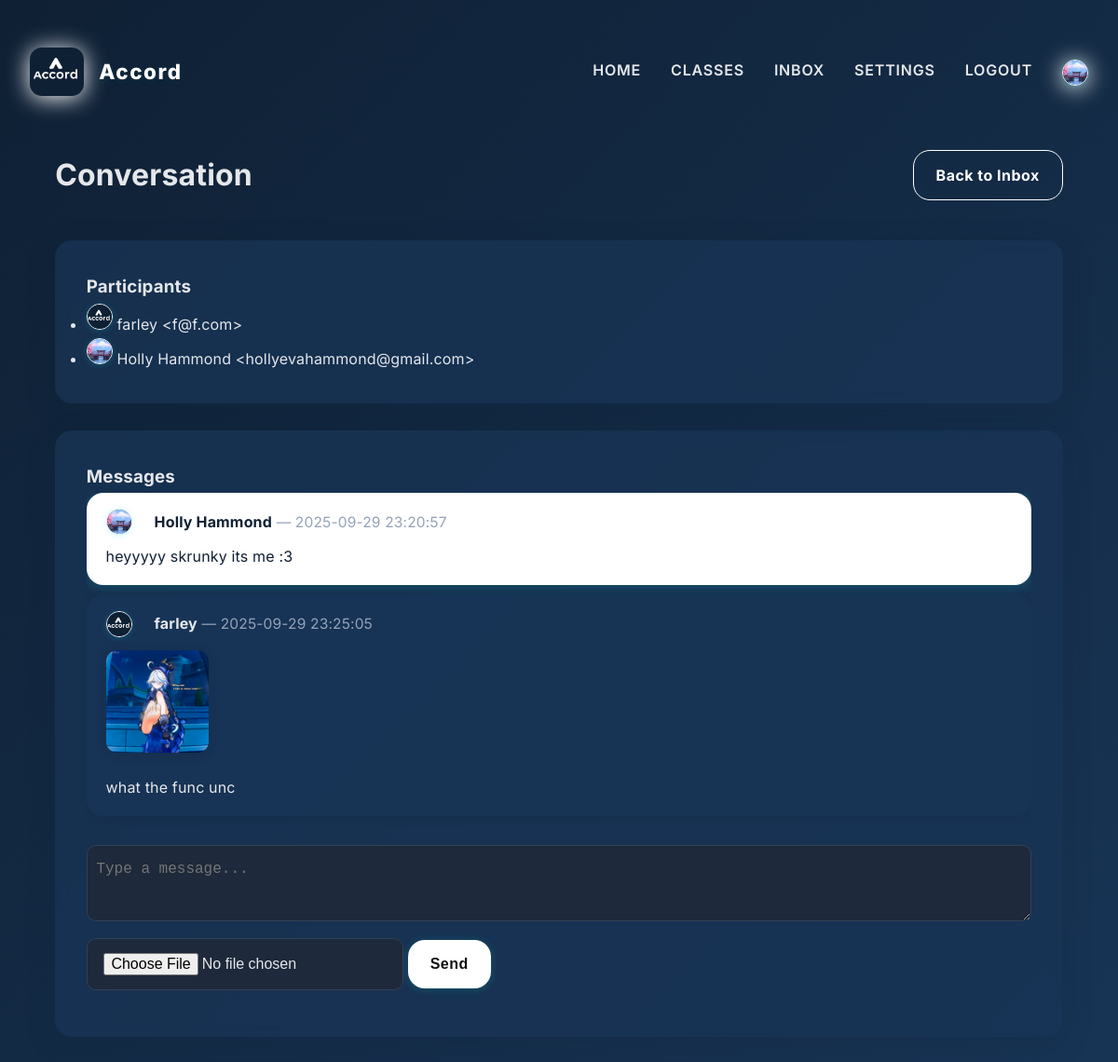
The page /inbox/2 (signed in) on the database its author committed.
### tables this page shows
CREATE TABLE users (
        userID INTEGER PRIMARY KEY AUTOINCREMENT,
        name TEXT NOT NULL,
        email TEXT UNIQUE NOT NULL,
        password TEXT NOT NULL,
        role TEXT NOT NULL CHECK(role IN ('teacher','student')),
        avatar TEXT
    );

CREATE TABLE dm_messages (
        messageID INTEGER PRIMARY KEY AUTOINCREMENT,
        threadID INTEGER NOT NULL,
        senderID INTEGER NOT NULL,
        content TEXT,
        imageURL TEXT,
        timestamp DATETIME DEFAULT CURRENT_TIMESTAMP,
        FOREIGN KEY (threadID) REFERENCES dm_threads(threadID),
        FOREIGN KEY (senderID) REFERENCES users(userID)
    );

### main.py (the view, shortened to what this page needs)
@app.route("/inbox/<int:thread_id>", methods=["GET", "POST"])
def dm_thread(thread_id):
    user = logged_in_user()
    if not user or not db.user_in_thread(user["id"], thread_id):
        flash("Not authorized.", "danger")
        return redirect(url_for("inbox"))
    messages = db.list_dm_messages(thread_id)
    participants = db.get_thread_participants(thread_id)
    return render_template("dm_thread.html", user=user, messages=messages, participants=participants, thread_id=thread_id)

### database_manager.py (called while the page is built)
def get_connection():
    con = sql.connect(DB_PATH)
    con.execute("PRAGMA foreign_keys = ON;")
    return con

def get_thread_participants(threadID):
    con = get_connection()
    cur = con.cursor()
    cur.execute("""
        SELECT u.userID, u.name, u.email, u.avatar
        FROM dm_participants p
        JOIN users u ON p.userID = u.userID
        WHERE p.threadID = ?
    """, (threadID,))
    results = cur.fetchall()
    con.close()
    return results

def list_dm_messages(threadID, limit=200):
    con = get_connection()
    cur = con.cursor()
    cur.execute("""
        SELECT m.messageID, m.threadID, m.senderID, m.content, m.imageURL, m.timestamp, u.name, u.avatar
        FROM dm_messages m
        JOIN users u ON m.senderID = u.userID
        WHERE m.threadID = ?
        ORDER BY m.timestamp ASC
        LIMIT ?
    """, (threadID, limit))
    rows = cur.fetchall()
    con.close()
    return rows

def user_in_thread(userID, threadID):
    con = get_connection()
    cur = con.cursor()
    cur.execute("SELECT 1 FROM dm_participants WHERE userID = ? AND threadID = ?", (userID, threadID))
    result = cur.fetchone()
    con.close()
    return bool(result)

### main.py (called while the page is built)
def logged_in_user():
    return session.get("user")

### templates/dm_thread.html
{% extends "layout.html" %}
{% block content %}
<div class="page">
  <div class="page-header">
    <h1>Conversation</h1>
    <a class="btn ghost" href="{{ url_for('inbox') }}">Back to Inbox</a>
  </div>
  <div class="card">
    <h3>Participants</h3>
    <ul>
      {% for p in participants %}
        <li>
          <img class="avatar small" src="{{ p[3] or url_for('static', filename='images/default_avatar.png') }}" alt="Avatar" />
          {{ p[1] }} &lt;{{ p[2] }}&gt;
        </li>
      {% endfor %}
    </ul>
  </div>
  <div class="card">
    <h3>Messages</h3>
    <div style="max-height:380px;overflow-y:auto;">
      {% for m in messages %}
        <div class="message-bubble{% if m[2] == user.id %} own{% endif %}">
          <div style="display:flex;align-items:center;gap:0.7rem;">
            <img class="avatar small" src="{{ m[7] or url_for('static', filename='images/default_avatar.png') }}" alt="User" />
            <div>
              <span style="font-weight:700;">{{ m[6] }}</span>
              <span class="muted" style="font-size:0.97em;">— {{ m[5] }}</span>
            </div>
          </div>
          {% if m[4] %}
            <div style="margin:0.8em 0;">
              <img src="{{ m[4] }}" style="max-width:170px;max-height:110px;border-radius:12px;box-shadow:0 2px 12px #0f203433;" alt="Image" />
            </div>
          {% endif %}
          <div style="margin-top:6px;">{{ m[3] }}</div>
        </div>
      {% endfor %}
    </div>
    <form method="POST" enctype="multipart/form-data" style="margin-top:1.3em;">
      <textarea name="content" rows="2" placeholder="Type a message..." style="width:100%;padding:0.6rem;margin-bottom:0.5rem;"></textarea>
      <input type="file" name="image" accept="image/*" />
      <button class="btn" type="submit">Send</button>
    </form>
  </div>
</div>
{% endblock %}

### templates/layout.html (shortened to what this page needs)
<!DOCTYPE html>
<html lang="en">
  <head>
    <link rel="stylesheet" href="{{ url_for('static', filename='css/style.css') }}" />
  </head>
  <body>
    <main>
      {% include "partials/menu.html" %}
      {% block content %}{% endblock %}
    </main>
  </body>
</html>

### templates/partials/menu.html
<nav>
  <div class="nav-left" style="display: flex; align-items: center;">
    <img src="{{ url_for('static', filename='images/logo.png') }}" alt="Logo" />
    <h1>Accord</h1>
  </div>
  <ul class="topnav">
    <li><a href="{{ url_for('index') }}">Home</a></li>
    {% if session.get('user') %}
      <li><a href="{{ url_for('classes') }}">Classes</a></li>
      <li><a href="{{ url_for('inbox') }}">Inbox</a></li>
      <li><a href="{{ url_for('settings') }}">Settings</a></li>
      <li><a href="{{ url_for('logout') }}">Logout</a></li>
      <li>
        <img class="avatar small" src="{{ session['user']['avatar'] or url_for('static', filename='images/default_avatar.png') }}" alt="Profile" style="vertical-align: middle;" />
      </li>
    {% else %}
      <li><a href="{{ url_for('login') }}">Login</a></li>
      <li><a href="{{ url_for('signup') }}">Sign Up</a></li>
    {% endif %}
  </ul>
</nav>

### static/css/style.css (style rules this page uses)
body, input, textarea, select, button, .btn, .card, .class-card, .message-bubble, .page, .grid, ul, li, h1, h2, h3, h4, h5, h6, p { line-height: 1.9 !important; }
:root { --primary: #ffffff; --primary-dark: #0f2034; --glass: rgba(24, 53, 86, 0.75); --glass-hover: rgba(24,53,86,0.92); --text-main: #e5e7eb; --text-muted: #94a3b8; --danger: #ef4444; --success: #22c55e; --warning: #f59e42; --card-blur: blur(6px); --card-shadow: 0 8px 32px 0 rgba(16, 37, 56, 0.2); --border-radius: 18px; --transition: 0.18s cubic-bezier(.4,0,.2,1); }
* { margin: 0; padding: 0; box-sizing: border-box; }
body { min-height: 100vh; background: linear-gradient(135deg, #0f2034 0%, #183556 100%); font-family: 'Inter', sans-serif; color: var(--text-main); transition: background 0.4s; letter-spacing: 0.01em; }
main { max-width: 1280px; margin: auto; padding: 2rem; }
nav { display: flex; justify-content: space-between; align-items: center; padding: 1.2rem 0; animation: navFade 0.7s cubic-bezier(.4,0,.2,1); }
nav img { height: 52px; filter: drop-shadow(0 2px 12px var(--primary)); border-radius: 13px; }
nav ul { list-style: none; display: flex; gap: 2rem; align-items: center; }
nav ul li a { text-decoration: none; text-transform: uppercase; color: var(--text-main); font-weight: 600; letter-spacing: 0.05em; position: relative; transition: color var(--transition); }
nav ul li a::after { content: ''; display: block; width: 0; height: 2px; background: var(--primary); border-radius: 2px; transition: width 0.25s; margin-top: 2px; }
nav h1 { font-size: 1.4rem; font-weight: 800; color: var(--primary); letter-spacing: 0.07em; margin-left: 1rem; text-shadow: 0 2px 8px rgba(20,230,221,0.08); }
.btn { border: none; border-radius: var(--border-radius); cursor: pointer; font-size: 1rem; padding: 0.7rem 1.5rem; background: var(--primary); color: #111; font-weight: 700; letter-spacing: 0.03em; box-shadow: 0 1px 10px #14e6dd33; transition: background var(--transition), color var(--transition), box-shadow var(--transition), transform var(--transition); outline: none; position: relative; overflow: hidden; }
.btn.ghost { background: transparent; color: var(--primary); border: 1.5px solid var(--primary); box-shadow: none; }
.page { padding: 2.2rem 1.2rem; max-width: 1120px; margin: auto; color: var(--text-main); animation: fadeIn 0.6s cubic-bezier(.4,0,.2,1); }
.page-header { display: flex; justify-content: space-between; align-items: center; margin-bottom: 2.5rem; }
.card { background: var(--glass); box-shadow: var(--card-shadow); border-radius: var(--border-radius); padding: 2rem 2.1rem; color: var(--text-main); backdrop-filter: var(--card-blur); transition: background var(--transition), box-shadow var(--transition), transform var(--transition); margin-bottom: 1.8rem; animation: cardFade 1.1s cubic-bezier(.4,0,.2,1); }
input, textarea, select { background: #1e293b; color: var(--text-main); border: 1.5px solid #334155; padding: 0.75rem 1.1rem; border-radius: 10px; margin-bottom: 1.1rem; font-size: 1rem; transition: border-color var(--transition), background var(--transition); outline: none; }
.muted { color: var(--text-muted); font-size: 1rem; }
.avatar { width: 44px; height: 44px; border-radius: 50%; object-fit: cover; border: 2.5px solid var(--primary); box-shadow: 0 1px 6px #14e6dd33; background: #223555; transition: box-shadow var(--transition); }
.avatar.small { width: 28px; height: 28px; border-width: 1.5px; }
a { color: var(--primary); text-decoration: none; transition: color var(--transition); }
.message-bubble { background: var(--glass-hover); border-radius: 18px; padding: 1rem 1.3rem; margin-bottom: 0.65rem; color: var(--text-main); box-shadow: 0 2px 12px #0f203433; position: relative; animation: fadeIn 0.7s cubic-bezier(.4,0,.2,1); overflow-wrap: break-word; word-break: break-word; transition: background var(--transition), box-shadow var(--transition); }
.message-bubble.own { background: var(--primary); color: #0f2034; align-self: flex-end; box-shadow: 0 2px 14px #14e6dd33; }
.message-bubble .avatar.small { margin-right: 0.8rem; }

### rows shown on the page
users: avatar (picture), name "farley", email "f@f.com"
users: avatar (picture), name "Holly Hammond", email "hollyevahammond@gmail.com"
dm_messages: avatar (picture), name "Holly Hammond", timestamp "2025-09-29 23:20:57", content "heyyyyy skrunky its me :3"
dm_messages: avatar (picture), name "farley", timestamp "2025-09-29 23:25:05", imageURL (picture), content "what the func unc"
